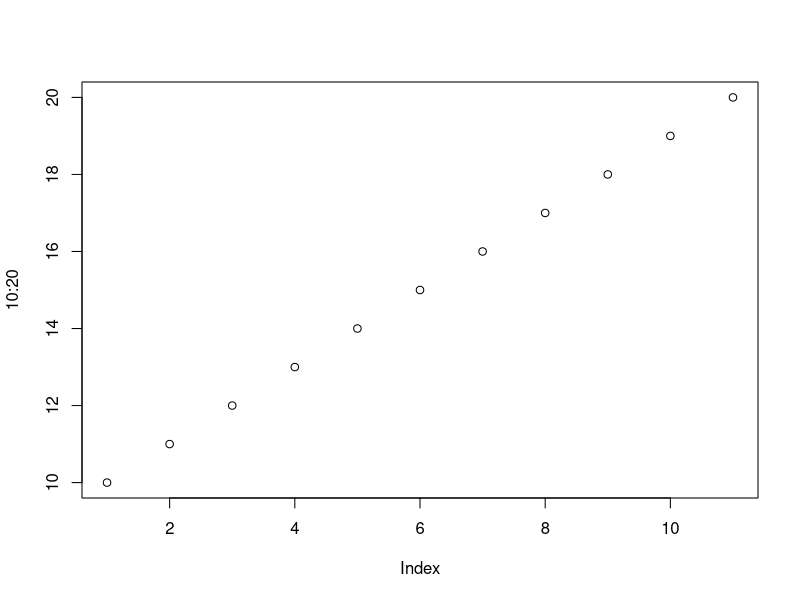

Source code (R): (Note: this script raises an error after producing the figure.)
mat <- matrix(0,nrow=3,ncol=3)
datafm<-data.frame(A=1:3,B=letters[1:3],C=8:10)
plot(10:20)
aa < - 1:20

bb <- list(1:10, 2:11)

cc <- sapply(1:10, function(x) x+1)

print(2)
print(1)
